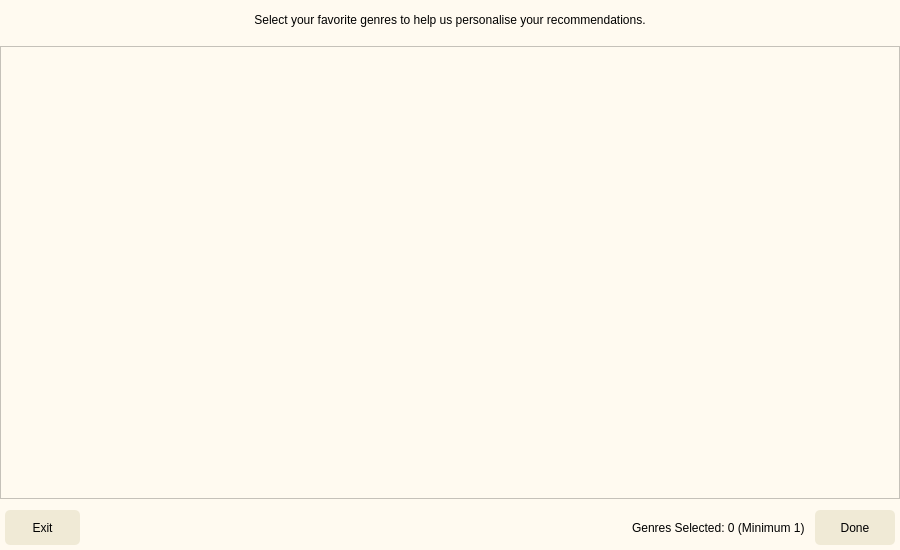
<?xml version="1.0" encoding="UTF-8"?>
<ui version="4.0">
 <class>Dialog</class>
 <widget class="QDialog" name="Dialog">
  <property name="geometry">
   <rect>
    <x>0</x>
    <y>0</y>
    <width>900</width>
    <height>550</height>
   </rect>
  </property>
  <property name="minimumSize">
   <size>
    <width>900</width>
    <height>550</height>
   </size>
  </property>
  <property name="maximumSize">
   <size>
    <width>900</width>
    <height>550</height>
   </size>
  </property>
  <property name="windowTitle">
   <string>Dialog</string>
  </property>
  <widget class="QWidget" name="bgwidget" native="true">
   <property name="geometry">
    <rect>
     <x>0</x>
     <y>0</y>
     <width>900</width>
     <height>550</height>
    </rect>
   </property>
   <property name="minimumSize">
    <size>
     <width>900</width>
     <height>550</height>
    </size>
   </property>
   <property name="maximumSize">
    <size>
     <width>900</width>
     <height>550</height>
    </size>
   </property>
   <property name="styleSheet">
    <string notr="true">QWidget#bgwidget{background-color:#FFFAF0;}
</string>
   </property>
   <layout class="QVBoxLayout" name="verticalLayout">
    <item>
     <spacer name="verticalSpacer">
      <property name="orientation">
       <enum>Qt::Vertical</enum>
      </property>
      <property name="sizeType">
       <enum>QSizePolicy::Fixed</enum>
      </property>
      <property name="sizeHint" stdset="0">
       <size>
        <width>20</width>
        <height>13</height>
       </size>
      </property>
     </spacer>
    </item>
    <item>
     <widget class="QLabel" name="text">
      <property name="styleSheet">
       <string notr="true">font: 18pt &quot;MS Shell Dlg 2&quot;;
color:rgb(0,0,0);</string>
      </property>
      <property name="text">
       <string>Select your favorite genres to help us personalise your recommendations.</string>
      </property>
      <property name="alignment">
       <set>Qt::AlignCenter</set>
      </property>
      <property name="wordWrap">
       <bool>true</bool>
      </property>
     </widget>
    </item>
    <item>
     <spacer name="verticalSpacer_2">
      <property name="orientation">
       <enum>Qt::Vertical</enum>
      </property>
      <property name="sizeType">
       <enum>QSizePolicy::Fixed</enum>
      </property>
      <property name="sizeHint" stdset="0">
       <size>
        <width>20</width>
        <height>13</height>
       </size>
      </property>
     </spacer>
    </item>
    <item>
     <layout class="QHBoxLayout" name="horizontalLayout">
      <item>
       <widget class="QScrollArea" name="scroll_genre">
        <property name="styleSheet">
         <string notr="true">background-color:#FFFAF0;</string>
        </property>
        <property name="widgetResizable">
         <bool>true</bool>
        </property>
        <widget class="QWidget" name="genre_scroll">
         <property name="geometry">
          <rect>
           <x>0</x>
           <y>0</y>
           <width>878</width>
           <height>404</height>
          </rect>
         </property>
         <layout class="QVBoxLayout" name="genre_scroll_vlayout"/>
        </widget>
       </widget>
      </item>
     </layout>
    </item>
    <item>
     <layout class="QHBoxLayout" name="horizontalLayout_2">
      <property name="spacing">
       <number>5</number>
      </property>
      <property name="leftMargin">
       <number>5</number>
      </property>
      <property name="topMargin">
       <number>5</number>
      </property>
      <property name="rightMargin">
       <number>5</number>
      </property>
      <property name="bottomMargin">
       <number>5</number>
      </property>
      <item>
       <widget class="QPushButton" name="exit_button">
        <property name="minimumSize">
         <size>
          <width>75</width>
          <height>35</height>
         </size>
        </property>
        <property name="maximumSize">
         <size>
          <width>75</width>
          <height>35</height>
         </size>
        </property>
        <property name="cursor">
         <cursorShape>PointingHandCursor</cursorShape>
        </property>
        <property name="styleSheet">
         <string notr="true">border-radius:5px;
background-color:#F0EAD6;
font: 14pt &quot;MS Shell Dlg 2&quot;;</string>
        </property>
        <property name="text">
         <string>Exit</string>
        </property>
        <property name="iconSize">
         <size>
          <width>24</width>
          <height>24</height>
         </size>
        </property>
       </widget>
      </item>
      <item>
       <spacer name="horizontalSpacer_2">
        <property name="orientation">
         <enum>Qt::Horizontal</enum>
        </property>
        <property name="sizeType">
         <enum>QSizePolicy::Fixed</enum>
        </property>
        <property name="sizeHint" stdset="0">
         <size>
          <width>5</width>
          <height>20</height>
         </size>
        </property>
       </spacer>
      </item>
      <item>
       <spacer name="horizontalSpacer">
        <property name="orientation">
         <enum>Qt::Horizontal</enum>
        </property>
        <property name="sizeHint" stdset="0">
         <size>
          <width>40</width>
          <height>20</height>
         </size>
        </property>
       </spacer>
      </item>
      <item>
       <widget class="QLabel" name="selected_genre_text">
        <property name="styleSheet">
         <string notr="true">font: 14pt &quot;MS Shell Dlg 2&quot;;
color:rgb(0,0,0);</string>
        </property>
        <property name="text">
         <string>Genres Selected: 0 (Minimum 1)</string>
        </property>
       </widget>
      </item>
      <item>
       <spacer name="horizontalSpacer_3">
        <property name="orientation">
         <enum>Qt::Horizontal</enum>
        </property>
        <property name="sizeType">
         <enum>QSizePolicy::Fixed</enum>
        </property>
        <property name="sizeHint" stdset="0">
         <size>
          <width>5</width>
          <height>20</height>
         </size>
        </property>
       </spacer>
      </item>
      <item>
       <widget class="QPushButton" name="done_button">
        <property name="minimumSize">
         <size>
          <width>80</width>
          <height>35</height>
         </size>
        </property>
        <property name="cursor">
         <cursorShape>PointingHandCursor</cursorShape>
        </property>
        <property name="styleSheet">
         <string notr="true">border-radius:5px;
background-color:#F0EAD6;
font: 14pt &quot;MS Shell Dlg 2&quot;;</string>
        </property>
        <property name="text">
         <string>Done</string>
        </property>
       </widget>
      </item>
     </layout>
    </item>
   </layout>
  </widget>
 </widget>
 <resources/>
 <connections/>
</ui>
